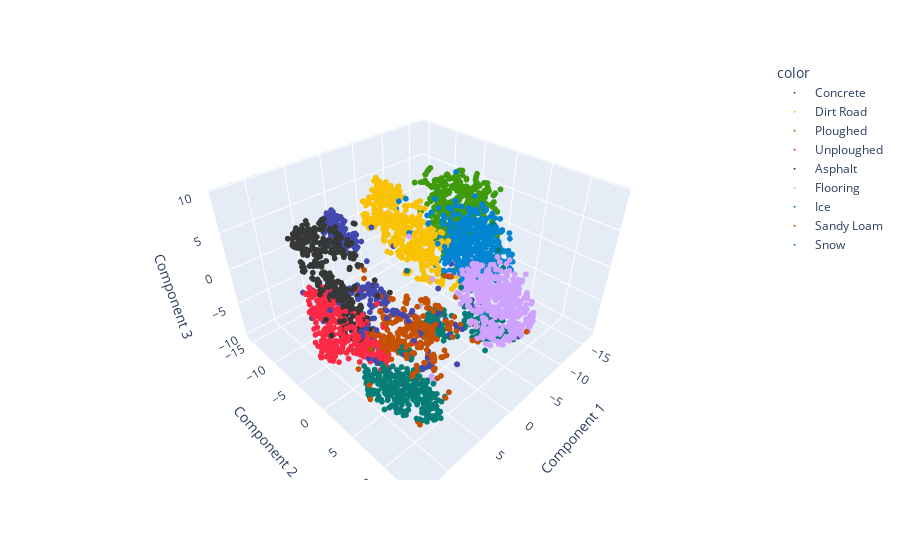

Here is the notebook cell this chart was saved with:
### Code cell
import matplotlib
import plotly.express as px

fig = px.scatter_3d(
    x=X_embedded[:, 0],
    y=X_embedded[:, 1],
    z=X_embedded[:, 2],
    color=[terrains[i].replace("_", " ").replace("sandy", "silty").title() for i in ytest],
    color_discrete_sequence=[matplotlib.colors.to_hex(v) if not v.startswith('#') else v for v in constants.PLOTCOLORS.values()],
)
fig.update_layout(scene=dict(
    xaxis=dict(title='Component 1'),
    yaxis=dict(title='Component 2'),
    zaxis=dict(title='Component 3'),
))
fig.update_traces(marker=dict(size=2))
fig.show()

fig.write_html("../analysis/figs/tne_3d.html", include_plotlyjs='cdn')
fig.write_html("../analysis/figs/tne_3d_embed.html", full_html=False, include_plotlyjs='cdn')

### Figure 1 — Plotly figure (JSON) as saved in the notebook; plotly's stock layout.template omitted (floating-point values rounded to 4 significant figures; data arrays with more than 128 entries replaced by an {"elided": "..."} marker saying what was removed)
{"data": [{"hovertemplate": "color=Concrete<br>x=%{x}<br>y=%{y}<br>z=%{z}<extra></extra>", "legendgroup": "Concrete", "marker": {"color": "#4248ad", "symbol": "circle", "size": 2}, "mode": "markers", "name": "Concrete", "scene": "scene", "showlegend": true, "x": {"elided": "444 float values"}, "y": {"elided": "444 float values"}, "z": {"elided": "444 float values"}, "type": "scatter3d"}, {"hovertemplate": "color=Dirt Road<br>x=%{x}<br>y=%{y}<br>z=%{z}<extra></extra>", "legendgroup": "Dirt Road", "marker": {"color": "#fac205", "symbol": "circle", "size": 2}, "mode": "markers", "name": "Dirt Road", "scene": "scene", "showlegend": true, "x": {"elided": "529 float values"}, "y": {"elided": "529 float values"}, "z": {"elided": "529 float values"}, "type": "scatter3d"}, {"hovertemplate": "color=Ploughed<br>x=%{x}<br>y=%{y}<br>z=%{z}<extra></extra>", "legendgroup": "Ploughed", "marker": {"color": "#3f9b0b", "symbol": "circle", "size": 2}, "mode": "markers", "name": "Ploughed", "scene": "scene", "showlegend": true, "x": {"elided": "529 float values"}, "y": {"elided": "529 float values"}, "z": {"elided": "529 float values"}, "type": "scatter3d"}, {"hovertemplate": "color=Unploughed<br>x=%{x}<br>y=%{y}<br>z=%{z}<extra></extra>", "legendgroup": "Unploughed", "marker": {"color": "#fb2943", "symbol": "circle", "size": 2}, "mode": "markers", "name": "Unploughed", "scene": "scene", "showlegend": true, "x": {"elided": "424 float values"}, "y": {"elided": "424 float values"}, "z": {"elided": "424 float values"}, "type": "scatter3d"}, {"hovertemplate": "color=Asphalt<br>x=%{x}<br>y=%{y}<br>z=%{z}<extra></extra>", "legendgroup": "Asphalt", "marker": {"color": "#363737", "symbol": "circle", "size": 2}, "mode": "markers", "name": "Asphalt", "scene": "scene", "showlegend": true, "x": {"elided": "452 float values"}, "y": {"elided": "452 float values"}, "z": {"elided": "452 float values"}, "type": "scatter3d"}, {"hovertemplate": "color=Flooring<br>x=%{x}<br>y=%{y}<br>z=%{z}<extra></extra>", "legendgroup": "Flooring", "marker": {"color": "#cea2fd", "symbol": "circle", "size": 2}, "mode": "markers", "name": "Flooring", "scene": "scene", "showlegend": true, "x": {"elided": "482 float values"}, "y": {"elided": "482 float values"}, "z": {"elided": "482 float values"}, "type": "scatter3d"}, {"hovertemplate": "color=Ice<br>x=%{x}<br>y=%{y}<br>z=%{z}<extra></extra>", "legendgroup": "Ice", "marker": {"color": "#067d77", "symbol": "circle", "size": 2}, "mode": "markers", "name": "Ice", "scene": "scene", "showlegend": true, "x": {"elided": "505 float values"}, "y": {"elided": "505 float values"}, "z": {"elided": "505 float values"}, "type": "scatter3d"}, {"hovertemplate": "color=Sandy Loam<br>x=%{x}<br>y=%{y}<br>z=%{z}<extra></extra>", "legendgroup": "Sandy Loam", "marker": {"color": "#c65102", "symbol": "circle", "size": 2}, "mode": "markers", "name": "Sandy Loam", "scene": "scene", "showlegend": true, "x": {"elided": "282 float values"}, "y": {"elided": "282 float values"}, "z": {"elided": "282 float values"}, "type": "scatter3d"}, {"hovertemplate": "color=Snow<br>x=%{x}<br>y=%{y}<br>z=%{z}<extra></extra>", "legendgroup": "Snow", "marker": {"color": "#0485d1", "symbol": "circle", "size": 2}, "mode": "markers", "name": "Snow", "scene": "scene", "showlegend": true, "x": {"elided": "495 float values"}, "y": {"elided": "495 float values"}, "z": {"elided": "495 float values"}, "type": "scatter3d"}], "layout": {"scene": {"domain": {"x": [0.0, 1.0], "y": [0.0, 1.0]}, "xaxis": {"title": {"text": "Component 1"}}, "yaxis": {"title": {"text": "Component 2"}}, "zaxis": {"title": {"text": "Component 3"}}}, "legend": {"title": {"text": "color"}, "tracegroupgap": 0}, "margin": {"t": 60}}}
